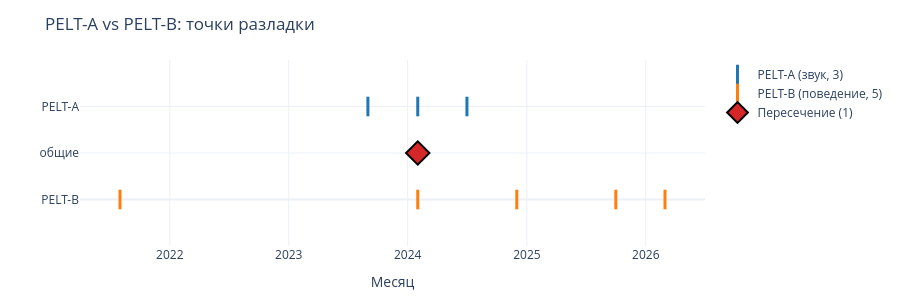

Write notebook code for a chart like this one.
### Markdown cell above
## Фаза 4. Разделение слоёв

### Гипотеза

В фазе 1 наивный PELT смешал 4 звуковых признака и 3 поведенческих 
в один вход. Если звук и поведение — **один процесс**, разделение 
даст **те же точки**. Если **разные** — точки разойдутся, и это 
значит, что смешивать их в один PELT нельзя.

### Метод

Два независимых детектора из `src/detectors/`:

- **PELT-A** — 6 звуковых признаков (`valence`, `energy`, 
  `danceability`, `instrumentalness`, `acousticness`, `tempo`), 
  агрегация **median** по месяцу.
- **PELT-B** — 6 поведенческих (`hours`, `tracks`, `skip_rate`, 
  `played_frac`, `obsession_share`, `discovery_rate`), 4 из них 
  сглажены (rolling 3), агрегация **mean**.

Оба — с **BIC-штрафом** вместо `pen=10`. Плюс **bootstrap** 
с фильтром `stability ≥ 0.10`.

**Исключённые признаки:**
- `desktop_share` — один структурный скачок (Android → Windows), 
  не разладка. Давит остальные признаки в PELT.
- `orphan_share` — семантически близок к `discovery_rate`: оба 
  про «не моё / новое». Дублирование признака в модели.

### Code cell
# 4. Фаза 4. Разделение слоёв
# ============================================================================
# PELT-A на звуке + PELT-B на поведении. BIC-штраф вместо pen=10.
# detect() возвращает сырые точки. Фильтр stability >= 0.10 применяем явно.
# ============================================================================
import plotly.graph_objects as go
from temporal import trim_cold_start
from aggregators.music import build_monthly_sound, SOUND_FEATURES
from aggregators.behavior import build_monthly_behavior
from detectors.pelt_sound import detect as pelt_sound_detect
from detectors.pelt_behavior import detect as pelt_behavior_detect

STABILITY_THRESHOLD = 0.10

df_t = trim_cold_start(df)
print(f"После trim_cold_start: {df_t['period'].nunique()} месяцев, "
      f"{df_t['period'].min()} — {df_t['period'].max()}")

# --- PELT-A: звук ---
monthly_sound = build_monthly_sound(df_t)
res_a = pelt_sound_detect(monthly_sound)
stab_a = pd.Series(res_a['stability']).sort_values(ascending=False)

points_a_raw = list(res_a['points'])
points_a = [p for p in points_a_raw
            if stab_a.get(p, 0) >= STABILITY_THRESHOLD]

print("\n" + "=" * 70)
print("PELT-A (звук)")
print("=" * 70)
print(f"σ² = {res_a['sigma2']:.3f}, pen_BIC = {res_a['pen_bic']:.2f}")
print(f"\nСырые точки + bootstrap:")
for p in points_a_raw:
    s = stab_a.get(p, 0)
    mark = '✅' if s >= STABILITY_THRESHOLD else '⚠️ отсеяна'
    print(f"   {p}: {s:.3f} {mark}")
print(f"\nПосле фильтра ({STABILITY_THRESHOLD}): {points_a}")

# --- PELT-B: поведение ---
monthly_beh = build_monthly_behavior(df_t)
res_b = pelt_behavior_detect(monthly_beh)
stab_b = pd.Series(res_b['stability']).sort_values(ascending=False)

points_b_raw = list(res_b['points'])
points_b = [p for p in points_b_raw
            if stab_b.get(p, 0) >= STABILITY_THRESHOLD]

print("\n" + "=" * 70)
print("PELT-B (поведение)")
print("=" * 70)
print(f"σ² = {res_b['sigma2']:.3f}, pen_BIC = {res_b['pen_bic']:.2f}")
print(f"\nСырые точки + bootstrap:")
for p in points_b_raw:
    s = stab_b.get(p, 0)
    mark = '✅' if s >= STABILITY_THRESHOLD else '⚠️ отсеяна'
    print(f"   {p}: {s:.3f} {mark}")
print(f"\nПосле фильтра ({STABILITY_THRESHOLD}): {points_b}")

# --- Пересечения ---
common = set(points_a) & set(points_b)

print("\n" + "=" * 70)
print("СРАВНЕНИЕ СЛОЁВ")
print("=" * 70)
print(f"\nPELT-A ({len(points_a)}): {sorted(points_a)}")
print(f"PELT-B ({len(points_b)}): {sorted(points_b)}")
print(f"\nПересечений: {len(common)}")
if common:
    print(f"   Общие точки: {sorted(common)}")
else:
    print(f"   Нет общих точек — слои независимы")

# --- Визуализация ---
fig = go.Figure()

x_a = [pd.Period(p, 'M').to_timestamp() for p in points_a]
x_b = [pd.Period(p, 'M').to_timestamp() for p in points_b]

fig.add_trace(go.Scatter(
    x=x_a, y=[1] * len(x_a), mode='markers',
    marker=dict(size=14, color='#1f77b4', symbol='line-ns-open',
                line=dict(width=3)),
    name=f'PELT-A (звук, {len(points_a)})',
))
fig.add_trace(go.Scatter(
    x=x_b, y=[0] * len(x_b), mode='markers',
    marker=dict(size=14, color='#ff7f0e', symbol='line-ns-open',
                line=dict(width=3)),
    name=f'PELT-B (поведение, {len(points_b)})',
))

if common:
    x_c = [pd.Period(p, 'M').to_timestamp() for p in sorted(common)]
    fig.add_trace(go.Scatter(
        x=x_c, y=[0.5] * len(x_c), mode='markers',
        marker=dict(size=18, color='#d62728', symbol='diamond',
                    line=dict(width=2, color='black')),
        name=f'Пересечение ({len(common)})',
    ))

fig.update_layout(
    template='plotly_white',
    height=300,
    title='PELT-A vs PELT-B: точки разладки',
    xaxis_title='Месяц',
    yaxis=dict(tickmode='array', tickvals=[0, 0.5, 1],
               ticktext=['PELT-B', 'общие', 'PELT-A'],
               range=[-0.5, 1.5]),
    showlegend=True,
    margin=dict(l=80, r=40, t=60, b=40),
)
fig.show()

### Figure 1 — Plotly figure (JSON) as saved in the notebook; plotly's stock layout.template omitted (floating-point values rounded to 4 significant figures)
{"data": [{"marker": {"color": "#1f77b4", "line": {"width": 3}, "size": 14, "symbol": "line-ns-open"}, "mode": "markers", "name": "PELT-A (звук, 3)", "type": "scatter", "x": ["2023-09-01T00:00:00", "2024-02-01T00:00:00", "2024-07-01T00:00:00"], "y": [1, 1, 1]}, {"marker": {"color": "#ff7f0e", "line": {"width": 3}, "size": 14, "symbol": "line-ns-open"}, "mode": "markers", "name": "PELT-B (поведение, 5)", "type": "scatter", "x": ["2021-08-01T00:00:00", "2024-02-01T00:00:00", "2024-12-01T00:00:00", "2025-10-01T00:00:00", "2026-03-01T00:00:00"], "y": [0, 0, 0, 0, 0]}, {"marker": {"color": "#d62728", "line": {"color": "black", "width": 2}, "size": 18, "symbol": "diamond"}, "mode": "markers", "name": "Пересечение (1)", "type": "scatter", "x": ["2024-02-01T00:00:00"], "y": [0.5]}], "layout": {"height": 300, "margin": {"b": 40, "l": 80, "r": 40, "t": 60}, "showlegend": true, "title": {"text": "PELT-A vs PELT-B: точки разладки"}, "xaxis": {"title": {"text": "Месяц"}}, "yaxis": {"range": [-0.5, 1.5], "tickmode": "array", "ticktext": ["PELT-B", "общие", "PELT-A"], "tickvals": [0, 0.5, 1]}}}
